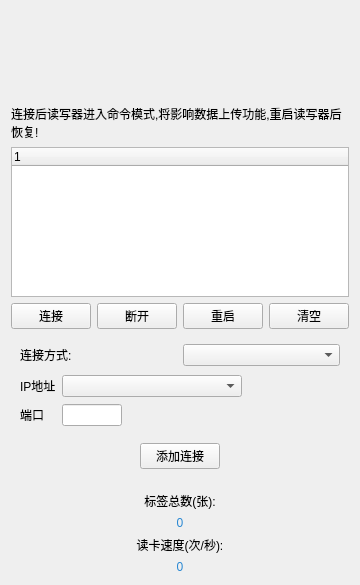
<?xml version="1.0" encoding="UTF-8"?>
<ui version="4.0">
 <class>ConnetDlg</class>
 <widget class="QWidget" name="ConnetDlg">
  <property name="geometry">
   <rect>
    <x>0</x>
    <y>0</y>
    <width>350</width>
    <height>585</height>
   </rect>
  </property>
  <property name="sizePolicy">
   <sizepolicy hsizetype="Minimum" vsizetype="Preferred">
    <horstretch>0</horstretch>
    <verstretch>0</verstretch>
   </sizepolicy>
  </property>
  <property name="windowTitle">
   <string>Form</string>
  </property>
  <layout class="QGridLayout" name="gridLayout_7">
   <item row="0" column="0">
    <widget class="QWidget" name="widget" native="true">
     <property name="enabled">
      <bool>true</bool>
     </property>
     <property name="sizePolicy">
      <sizepolicy hsizetype="Minimum" vsizetype="Preferred">
       <horstretch>0</horstretch>
       <verstretch>0</verstretch>
      </sizepolicy>
     </property>
     <layout class="QVBoxLayout" name="verticalLayout_2">
      <item>
       <widget class="QLabel" name="LableCompanyTitle">
        <property name="styleSheet">
         <string notr="true"/>
        </property>
        <property name="text">
         <string/>
        </property>
        <property name="scaledContents">
         <bool>true</bool>
        </property>
       </widget>
      </item>
      <item>
       <widget class="QLabel" name="LableAppTitle">
        <property name="text">
         <string/>
        </property>
       </widget>
      </item>
     </layout>
    </widget>
   </item>
   <item row="6" column="0">
    <widget class="QWidget" name="widget_2" native="true">
     <property name="sizePolicy">
      <sizepolicy hsizetype="Minimum" vsizetype="Minimum">
       <horstretch>0</horstretch>
       <verstretch>0</verstretch>
      </sizepolicy>
     </property>
     <layout class="QGridLayout" name="gridLayout_4">
      <property name="margin">
       <number>0</number>
      </property>
      <item row="0" column="0">
       <widget class="QWidget" name="widget_23" native="true">
        <property name="sizePolicy">
         <sizepolicy hsizetype="Minimum" vsizetype="Preferred">
          <horstretch>0</horstretch>
          <verstretch>0</verstretch>
         </sizepolicy>
        </property>
        <layout class="QGridLayout" name="gridLayout_6">
         <property name="bottomMargin">
          <number>0</number>
         </property>
         <item row="0" column="0">
          <layout class="QHBoxLayout" name="horizontalLayout_9">
           <item>
            <widget class="QLabel" name="label_11">
             <property name="text">
              <string>连接方式:</string>
             </property>
            </widget>
           </item>
           <item>
            <widget class="QComboBox" name="comboBox_4"/>
           </item>
          </layout>
         </item>
        </layout>
       </widget>
      </item>
      <item row="1" column="0">
       <widget class="QStackedWidget" name="stackedWidget">
        <property name="enabled">
         <bool>true</bool>
        </property>
        <property name="sizePolicy">
         <sizepolicy hsizetype="Minimum" vsizetype="Minimum">
          <horstretch>0</horstretch>
          <verstretch>0</verstretch>
         </sizepolicy>
        </property>
        <property name="currentIndex">
         <number>3</number>
        </property>
        <widget class="QWidget" name="page">
         <layout class="QGridLayout" name="gridLayout">
          <property name="topMargin">
           <number>2</number>
          </property>
          <item row="0" column="0">
           <widget class="QLabel" name="label_2">
            <property name="text">
             <string>IP地址</string>
            </property>
           </widget>
          </item>
          <item row="1" column="0">
           <widget class="QLabel" name="label_15">
            <property name="text">
             <string>端口</string>
            </property>
           </widget>
          </item>
          <item row="1" column="1">
           <widget class="QLineEdit" name="lineEdit_2">
            <property name="maximumSize">
             <size>
              <width>60</width>
              <height>16777215</height>
             </size>
            </property>
           </widget>
          </item>
          <item row="1" column="2">
           <widget class="QPushButton" name="pushButton_4">
            <property name="text">
             <string>查询</string>
            </property>
           </widget>
          </item>
          <item row="0" column="1" colspan="2">
           <widget class="QComboBox" name="comboBox_3">
            <property name="maximumSize">
             <size>
              <width>180</width>
              <height>16777215</height>
             </size>
            </property>
           </widget>
          </item>
         </layout>
        </widget>
        <widget class="QWidget" name="page_2">
         <layout class="QGridLayout" name="gridLayout_3">
          <property name="topMargin">
           <number>2</number>
          </property>
          <item row="1" column="1">
           <widget class="QComboBox" name="comboBox">
            <property name="styleSheet">
             <string notr="true"/>
            </property>
           </widget>
          </item>
          <item row="1" column="0">
           <widget class="QLabel" name="label_4">
            <property name="text">
             <string>串口号:</string>
            </property>
           </widget>
          </item>
          <item row="2" column="1">
           <widget class="QComboBox" name="comboBox_2">
            <property name="styleSheet">
             <string notr="true"/>
            </property>
           </widget>
          </item>
          <item row="2" column="0">
           <widget class="QLabel" name="label">
            <property name="text">
             <string>波特率:</string>
            </property>
           </widget>
          </item>
         </layout>
        </widget>
        <widget class="QWidget" name="page_3">
         <layout class="QGridLayout" name="gridLayout_5">
          <property name="topMargin">
           <number>2</number>
          </property>
          <item row="0" column="0">
           <widget class="QLabel" name="label_13">
            <property name="text">
             <string>USB口:</string>
            </property>
           </widget>
          </item>
          <item row="0" column="1">
           <widget class="QComboBox" name="comboBox_7">
            <property name="styleSheet">
             <string notr="true"/>
            </property>
           </widget>
          </item>
          <item row="1" column="0">
           <widget class="QLabel" name="label_3">
            <property name="text">
             <string>波特率:</string>
            </property>
           </widget>
          </item>
          <item row="1" column="1">
           <widget class="QComboBox" name="comboBox_5">
            <property name="styleSheet">
             <string notr="true"/>
            </property>
           </widget>
          </item>
         </layout>
        </widget>
        <widget class="QWidget" name="page_4">
         <layout class="QGridLayout" name="gridLayout_2">
          <property name="topMargin">
           <number>2</number>
          </property>
          <item row="0" column="0">
           <widget class="QLabel" name="label_10">
            <property name="text">
             <string>IP地址</string>
            </property>
           </widget>
          </item>
          <item row="0" column="1">
           <widget class="QComboBox" name="comboBox_6">
            <property name="maximumSize">
             <size>
              <width>180</width>
              <height>16777215</height>
             </size>
            </property>
           </widget>
          </item>
          <item row="1" column="0">
           <widget class="QLabel" name="label_14">
            <property name="text">
             <string>端口</string>
            </property>
           </widget>
          </item>
          <item row="1" column="1">
           <layout class="QHBoxLayout" name="horizontalLayout">
            <item>
             <widget class="QLineEdit" name="lineEdit">
              <property name="maximumSize">
               <size>
                <width>60</width>
                <height>16777215</height>
               </size>
              </property>
             </widget>
            </item>
            <item>
             <spacer name="horizontalSpacer">
              <property name="orientation">
               <enum>Qt::Horizontal</enum>
              </property>
              <property name="sizeHint" stdset="0">
               <size>
                <width>40</width>
                <height>20</height>
               </size>
              </property>
             </spacer>
            </item>
           </layout>
          </item>
         </layout>
        </widget>
       </widget>
      </item>
     </layout>
    </widget>
   </item>
   <item row="7" column="0">
    <widget class="QWidget" name="widget_3" native="true">
     <property name="sizePolicy">
      <sizepolicy hsizetype="Minimum" vsizetype="Preferred">
       <horstretch>0</horstretch>
       <verstretch>0</verstretch>
      </sizepolicy>
     </property>
     <layout class="QHBoxLayout" name="horizontalLayout_2">
      <property name="margin">
       <number>0</number>
      </property>
      <item>
       <spacer name="horizontalSpacer_2">
        <property name="orientation">
         <enum>Qt::Horizontal</enum>
        </property>
        <property name="sizeHint" stdset="0">
         <size>
          <width>1</width>
          <height>20</height>
         </size>
        </property>
       </spacer>
      </item>
      <item>
       <widget class="QPushButton" name="pushButton">
        <property name="styleSheet">
         <string notr="true"/>
        </property>
        <property name="text">
         <string>添加连接</string>
        </property>
       </widget>
      </item>
      <item>
       <spacer name="horizontalSpacer_5">
        <property name="orientation">
         <enum>Qt::Horizontal</enum>
        </property>
        <property name="sizeHint" stdset="0">
         <size>
          <width>40</width>
          <height>20</height>
         </size>
        </property>
       </spacer>
      </item>
     </layout>
    </widget>
   </item>
   <item row="8" column="0">
    <spacer name="verticalSpacer">
     <property name="orientation">
      <enum>Qt::Vertical</enum>
     </property>
     <property name="sizeHint" stdset="0">
      <size>
       <width>20</width>
       <height>112</height>
      </size>
     </property>
    </spacer>
   </item>
   <item row="4" column="0">
    <layout class="QHBoxLayout" name="horizontalLayout_3">
     <item>
      <spacer name="horizontalSpacer_4">
       <property name="orientation">
        <enum>Qt::Horizontal</enum>
       </property>
       <property name="sizeHint" stdset="0">
        <size>
         <width>0</width>
         <height>20</height>
        </size>
       </property>
      </spacer>
     </item>
     <item>
      <widget class="QPushButton" name="pushButton_6">
       <property name="text">
        <string>连接</string>
       </property>
      </widget>
     </item>
     <item>
      <widget class="QPushButton" name="pushButton_5">
       <property name="text">
        <string>断开</string>
       </property>
      </widget>
     </item>
     <item>
      <widget class="QPushButton" name="pushButton_2">
       <property name="text">
        <string>重启</string>
       </property>
      </widget>
     </item>
     <item>
      <widget class="QPushButton" name="pushButton_3">
       <property name="text">
        <string>清空</string>
       </property>
      </widget>
     </item>
     <item>
      <spacer name="horizontalSpacer_3">
       <property name="orientation">
        <enum>Qt::Horizontal</enum>
       </property>
       <property name="sizeHint" stdset="0">
        <size>
         <width>0</width>
         <height>20</height>
        </size>
       </property>
      </spacer>
     </item>
    </layout>
   </item>
   <item row="1" column="0">
    <widget class="QLabel" name="label_9">
     <property name="minimumSize">
      <size>
       <width>0</width>
       <height>30</height>
      </size>
     </property>
     <property name="text">
      <string/>
     </property>
    </widget>
   </item>
   <item row="9" column="0">
    <layout class="QHBoxLayout" name="horizontalLayout_6">
     <item>
      <layout class="QVBoxLayout" name="verticalLayout_3">
       <item>
        <widget class="QLabel" name="label_5">
         <property name="text">
          <string>标签总数(张):</string>
         </property>
         <property name="alignment">
          <set>Qt::AlignCenter</set>
         </property>
        </widget>
       </item>
       <item>
        <widget class="QLabel" name="label_6">
         <property name="styleSheet">
          <string notr="true">font: 28pt &quot;Arial&quot;;
color:qlineargradient(spread:pad, x1:0.5, y1:0, x2:0.5, y2:1, stop:0 #44a3df, stop:1 #2988d3);</string>
         </property>
         <property name="text">
          <string>0</string>
         </property>
         <property name="alignment">
          <set>Qt::AlignCenter</set>
         </property>
        </widget>
       </item>
       <item>
        <widget class="QLabel" name="label_7">
         <property name="text">
          <string>读卡速度(次/秒):</string>
         </property>
         <property name="alignment">
          <set>Qt::AlignCenter</set>
         </property>
        </widget>
       </item>
       <item>
        <widget class="QLabel" name="label_8">
         <property name="styleSheet">
          <string notr="true">font: 28pt &quot;Arial&quot;;
color:qlineargradient(spread:pad, x1:0.5, y1:0, x2:0.5, y2:1, stop:0 #44a3df, stop:1 #2988d3);</string>
         </property>
         <property name="text">
          <string>0</string>
         </property>
         <property name="alignment">
          <set>Qt::AlignCenter</set>
         </property>
        </widget>
       </item>
      </layout>
     </item>
    </layout>
   </item>
   <item row="3" column="0">
    <widget class="QTreeWidget" name="treeWidget">
     <property name="sizePolicy">
      <sizepolicy hsizetype="Expanding" vsizetype="Maximum">
       <horstretch>0</horstretch>
       <verstretch>0</verstretch>
      </sizepolicy>
     </property>
     <property name="minimumSize">
      <size>
       <width>0</width>
       <height>150</height>
      </size>
     </property>
     <column>
      <property name="text">
       <string notr="true">1</string>
      </property>
     </column>
    </widget>
   </item>
   <item row="2" column="0">
    <widget class="QLabel" name="label_12">
     <property name="text">
      <string>连接后读写器进入命令模式,将影响数据上传功能,重启读写器后恢复!</string>
     </property>
     <property name="wordWrap">
      <bool>true</bool>
     </property>
    </widget>
   </item>
  </layout>
 </widget>
 <resources>
  <include location="HTDEMO.qrc"/>
 </resources>
 <connections/>
</ui>
